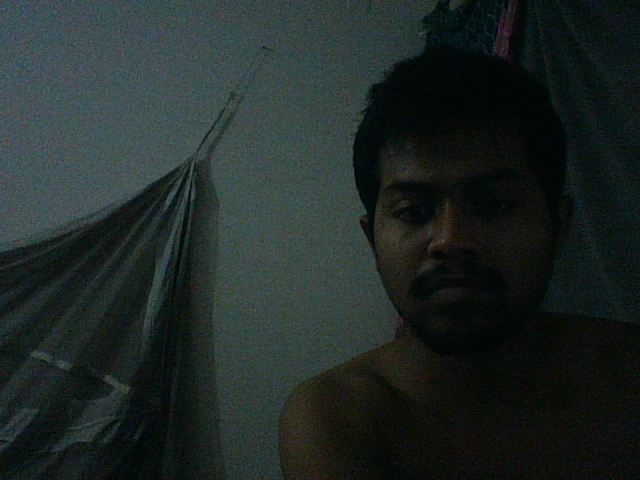
#> input picture a.png, 640 x 480 px
$ python cropImagePortion.py
#> lines starting #> are read from the running program, lines starting #| are printed output that depends on the picture
import cv2
img = cv2.imread("a.png")
#> img is the input picture: shape (480, 640, 3); mean B, G, R 39.1, 41.2, 32
crop_img = img[0:250, 0:50]
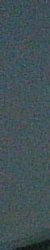
#> crop_img: shape (250, 50, 3); mean B, G, R 86, 81.6, 66.2
cv2.imshow("cropped", crop_img)
cv2.waitKey(0)
cv2.destroyAllWindows()
